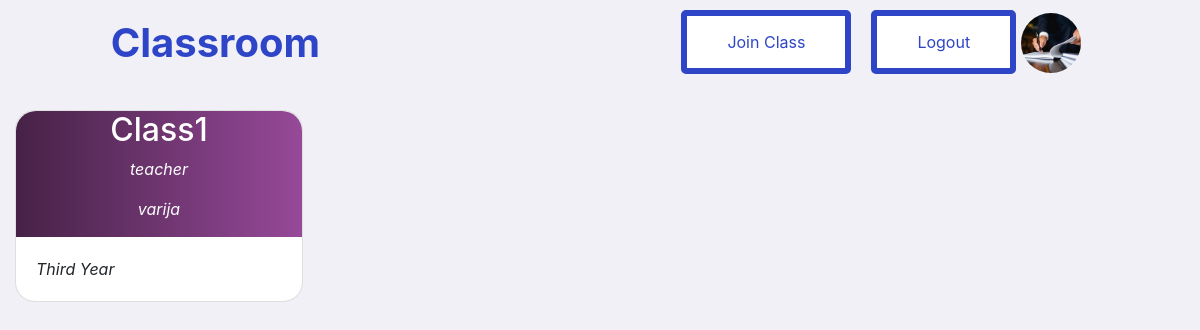
Page /home/ (signed in) on the committed database.
### base/models.py (models this page shows, shortened)
class CustomUser(AbstractUser):
    email = models.EmailField()
    profile_photo = models.ImageField(upload_to='images', default='images/default_user_image.jpg')

class Students(models.Model):
    student_id=models.ForeignKey(settings.AUTH_USER_MODEL,on_delete=models.CASCADE, null=True)
    classroom_id=models.ForeignKey(Classrooms,on_delete=models.CASCADE)

class Classrooms(models.Model):
    classroom_name=models.CharField(max_length=100)
    section = models.CharField(max_length=100,default='Third Year')
    class_code = models.CharField(max_length = 10,default='0000000')

class Teachers(models.Model):
    teacher_id=models.ForeignKey(settings.AUTH_USER_MODEL,on_delete=models.CASCADE, null=True)
    classroom_id=models.ForeignKey(Classrooms,on_delete=models.CASCADE)

### base/views/home.py (the view)
# urls.py: 2. Add a URL to urlpatterns:  path('', views.home, name='home')
@login_required(login_url='login')
def home(request):
    teacher_mapping = Teachers.objects.filter(teacher_id=request.user).select_related('classroom_id')
    student_mapping = Students.objects.filter(student_id=request.user).select_related('classroom_id')
    teachers_all = Teachers.objects.all()
    mappings = chain(teacher_mapping,student_mapping)
    try:
        student = Students.objects.get(student_id = request.user)
    except Exception as e:
        student = None
    try:
        teacher = Teachers.objects.get(teacher_id = request.user)
    except Exception as e:
        teacher = None
    is_student = 0
    if teacher is None:
        is_student = 1
    return render(request,'base/home.html',{'mappings':mappings,'teachers_all':teachers_all,'is_student':is_student})

### base/templates/base/home.html (shortened to what this page needs)
{% extends 'base/hamburger.html' %}
{% load static %}
{% block head %}
   <link rel="stylesheet" type="text/css" href="{% static 'css/card.css' %}">
{% endblock %}
{% block hamburger %}
    {% if mappings %}
    <div class="row">
        {% for mapping in mappings %}
            {% if forloop.counter|divisibleby:4 %}
                    <div class="col-md-3">
                        <div class="card custom_card card-margin" style="width: 18rem;">
                                    <div class="img-as-background colorme">
                                        <a href="{% url 'render_class' id=mapping.classroom_id.id %}" style="text-decoration: none;"><h2 class="class-name-style">{{ mapping.classroom_id.classroom_name|truncatechars:30 }}</h2> </a>
                                        {% for teacher in teachers_all %}
                                            {% if teacher.classroom_id == mapping.classroom_id %}
                                                <p class="section-style"><i>{{ teacher.teacher_id|truncatechars:15 }}</i></p>
                                            {% endif %}
                                        {% endfor %}
                                    </div>
                            <div class="card-body card-text"><i>{{ mapping.classroom_id.section|truncatechars:20 }}</i>
                            </div>
                        </div>
                    </div>
    </div>
    {% if not forloop.last %}
    <br>
    <div class="row">
    {% endif %}
            {% else %}
            <div class="col-md-3">
                <div class="card custom_card card-margin" style="width: 18rem;">
                            <div class="img-as-background colorme">
                                <a href="{% url 'render_class' id=mapping.classroom_id.id %}" style="text-decoration: none;"><h2 class="class-name-style">{{ mapping.classroom_id.classroom_name|truncatechars:30 }}</h2> </a>
                                {% for teacher in teachers_all %}
                                    {% if teacher.classroom_id == mapping.classroom_id %}
                                        <p class="section-style"><i>{{ teacher.teacher_id|truncatechars:30 }}</i></p>
                                    {% endif %}
                                {% endfor %}
                            </div>
                    <div class="card-body card-text"><i>{{ mapping.classroom_id.section|truncatechars:30 }}</i></div>
                </div>
            </div>
            {% endif %}
        {% endfor %}
    </div>
    {% endif %}
{% endblock %}

### base/templates/base/hamburger.html (shortened to what this page needs)
{% load static %}
{% load crispy_forms_tags %}
<!DOCTYPE html>
<html lang="en">
<head>
    <link rel="stylesheet" type="text/css" href="{% static 'css/hamburger.css' %}">
    <link rel="stylesheet" type="text/css" href="{% static 'css/card.css' %}">
    {% block head %}
    {% endblock %}
    <link rel="stylesheet" href="https://cdn.jsdelivr.net/npm/bootstrap@4.5.3/dist/css/bootstrap.min.css">
  </head>
<body class="container-fluid">
  <div>
    <nav class="navbar navbar-expand-lg navbar-light navbar_custom">
      <a class="navbar-brand" href="#" style="font-size:250% !important; color:#2e45c7 !important; margin-left: 7%; margin-right: 30%"><b>Classroom</b></a>
      <div class="collapse navbar-collapse" id="navbarSupportedContent">
          <ul class="navbar-nav mr-auto">
            {% if is_student == 1 %}
            <li class="nav-item active">
              <button class="mybtn myinfo mybtn-active" type="button" data-toggle="modal" data-target="#join_class">Join Class</button>
            </li>
            {% endif %}
            <li class="nav-item active">
              <a href="{% url 'logout' %}" type="button" class="mybtn myinfo mybtn-active" style="text-decoration: none;">Logout</a>
            </li>
            <li class="nav-item active">
              <div class="image_cropper">
                <img src="{% get_media_prefix %}{{ user.profile_photo }}" alt="Profile Pic" class="profile_pic_style">
              </div>
            </li>
          </ul>
      </div>
    </nav>
    <br>
      {% block hamburger %}
      {% endblock %}
    </div>
    </body>
</html>

### static/css/hamburger.css (style rules this page uses)
body { margin: 0; padding: 0; background:#f0f0f6 !important; color: #ffffff; font-family: "Avenir Next", "Avenir", sans-serif; }
.mybtn { border: 6px solid black; background-color: white; border-radius: 5px; color: black; padding: 14px 28px; font-size: 16px; cursor: pointer; padding-left:40px; padding-right:40px; margin-top: 1%; margin-left: 20px; }
.myinfo { border-color: #2e45c7 !important; color: #2e45c7 !important; }
.profile_pic_style { height: 100%; width: 100%; object-fit: cover !important; object-position: center; }
.image_cropper { width: 60px !important; height: 60px !important; position: relative !important; overflow: hidden !important; border-radius: 50% !important; margin: 5px; margin-right: 20px; float: right; }

### static/css/card.css (style rules this page uses)
.img-as-background { border-radius: 20px 20px 0px 0px !important; }
.class-name-style { text-align: center; color: white; }
.section-style { text-align: center; color: white; }
.custom_card { border-radius: 20px !important ; }
.card-margin { margin-right: 50px !important; }

### rows in the picture
CustomUser: profile_photo (picture)
Students: classroom_id.classroom_name "Class1", classroom_id.section "Third Year"
Teachers: teacher_id "teacher"
Teachers: teacher_id "varija"
